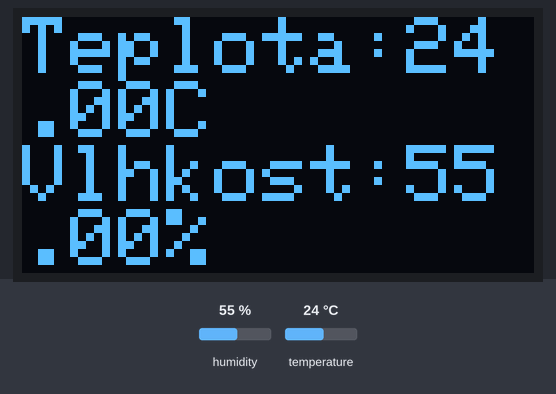
A sketch run on a simulated ESP32. Parts: 128×64 one-colour display. The inputs (shaded band) are chosen by the test bench; at power-on: humidity 55 %, temperature 24 °C. The display library's start-up logo is not drawn; what the sketch prints to the serial monitor is not drawn.

Above: at 3.5 s.
3.6 s: humidity set to 22 %
At 5.2 s:
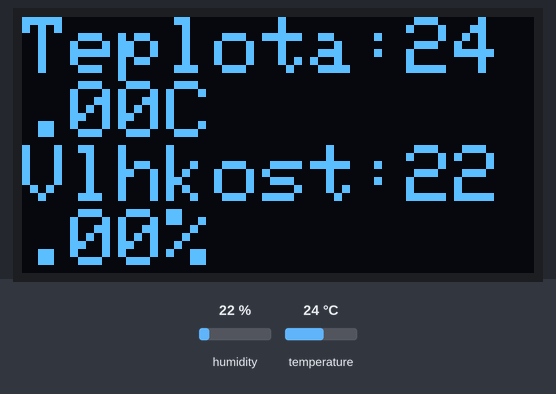
5.7 s: temperature set to 12 °C
At 7.2 s:
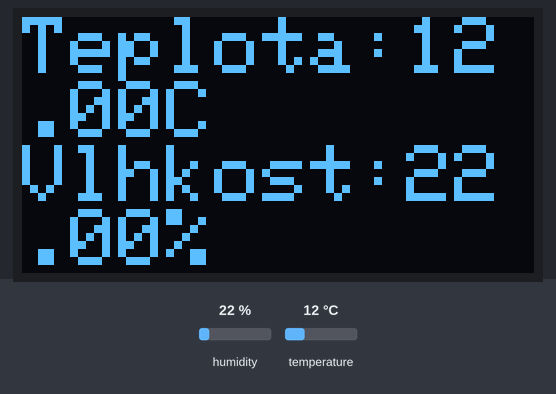
7.5 s: humidity set to 40 %
At 9.0 s:
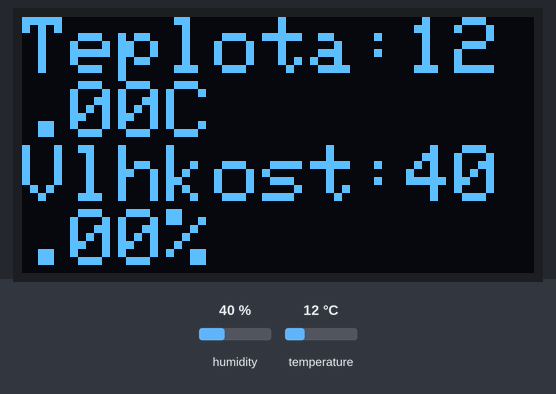
9.3 s: temperature set to 19 °C
At 10.0 s:
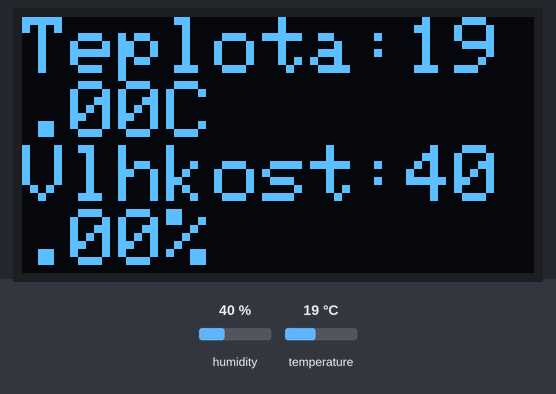
Timing chart, 0 to 12.1 s (numbered marks = the images above; inputs shaded):
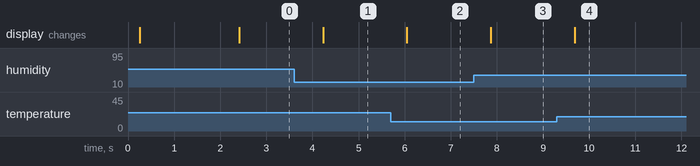

The sketch:

OLEDsSenzoremSHT40.ino
```cpp
/*
 * EXAMPLE CODE FOR OLED DISPLAY WITH SHT40 SENSOR
 * Reading data from SHT40 and displaying them on the OLED
 *
 * https://github.com/LasKKit/
 * laskarduino.cz
 * 2022
 *
 * Compile it as "ESP32-WROOM-DA"
 *
 *  https://www.laskakit.cz/laskakit-sht40-senzor-teploty-a-vlhkosti-vzduchu/
 */
#include <SPI.h>
#include <Wire.h>
#include <Adafruit_GFX.h>
#include <Adafruit_SH110X.h>
#include <Adafruit_SHT4x.h>

Adafruit_SHT4x sht4 = Adafruit_SHT4x(); //Přiřadí senzor
#define i2c_Address 0x3c //Na této adrese je displej, pokud nebude fungoval zkuste vyměnit za 0x3d
Adafruit_SH1106G display = Adafruit_SH1106G(128, 64, &Wire, -1); //Přiřadí displej, tloušťku a výšku

void setup() {
  Serial.begin(57600);
  delay(250); // počká než se OLED zapne
  display.begin(i2c_Address, true); //začne displej
  display.display();
  delay(2000);
  display.clearDisplay();
  display.setTextSize(2); // Nastavte 1 pokud chcete mít celý text na jednom řádku
  display.setTextColor(SH110X_WHITE);
  sht4.begin();//Začne senzor
  sht4.setPrecision(SHT4X_HIGH_PRECISION);sht4.setHeater(SHT4X_NO_HEATER); //Nastavení senzoru
}

void loop() {
  sensors_event_t humidity, temp;
  sht4.getEvent(&humidity, &temp);
  Serial.println(temp.temperature); //Vypíše teplotu pro kontorolu do Seriálu
  Serial.println(humidity.relative_humidity); //Vypíše vlhkost pro kontorolu do Seriálu
  display.setCursor(0,0);
  display.println((String)"Teplota:"+temp.temperature+"C"); //Zobrazí teplotu na display
  display.println((String)"Vlhkost:"+humidity.relative_humidity+"%"); //Zobrazí vlhkost na display
  display.display();
  delay(500);
  display.clearDisplay();
}
```

Measured:
- after the input at 3.6 s, the display: changes after 0.63 s (image 1)
- after the input at 5.7 s, the display: changes after 0.35 s (image 2)
- after the input at 7.5 s, the display: changes after 0.36 s (image 3)
- after the input at 9.3 s, the display: changes after 0.38 s (image 4)
